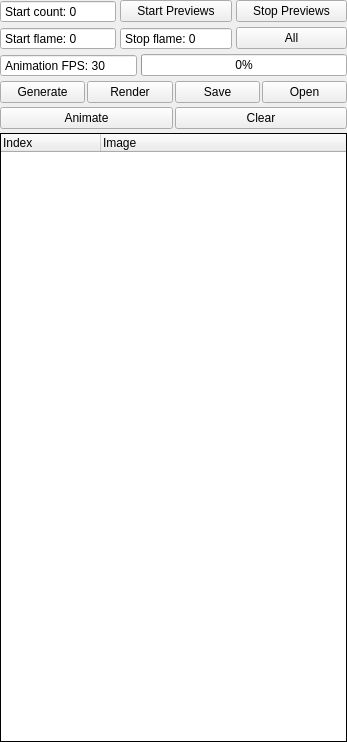
        <widget class="QWidget" name="SequenceScrollAreaWidgetContents">
         <property name="geometry">
          <rect>
           <x>0</x>
           <y>0</y>
           <width>347</width>
           <height>742</height>
          </rect>
         </property>
         <property name="sizePolicy">
          <sizepolicy hsizetype="Expanding" vsizetype="Expanding">
           <horstretch>0</horstretch>
           <verstretch>0</verstretch>
          </sizepolicy>
         </property>
         <layout class="QVBoxLayout" name="verticalLayout_10" stretch="0,0,0,8,0">
          <property name="spacing">
           <number>4</number>
          </property>
          <property name="leftMargin">
           <number>0</number>
          </property>
          <property name="topMargin">
           <number>0</number>
          </property>
          <property name="rightMargin">
           <number>0</number>
          </property>
          <property name="bottomMargin">
           <number>0</number>
          </property>
          <item>
           <layout class="QGridLayout" name="SequenceParamsControlsGridLayout" columnstretch="0,0,0">
            <property name="spacing">
             <number>4</number>
            </property>
            <item row="1" column="0">
             <widget class="QSpinBox" name="SequenceStartFlameSpinBox">
              <property name="sizePolicy">
               <sizepolicy hsizetype="Fixed" vsizetype="Fixed">
                <horstretch>0</horstretch>
                <verstretch>0</verstretch>
               </sizepolicy>
              </property>
              <property name="maximumSize">
               <size>
                <width>125</width>
                <height>16777215</height>
               </size>
              </property>
              <property name="toolTip">
               <string>&lt;html&gt;&lt;head/&gt;&lt;body&gt;&lt;p&gt;The 0-based index of the first flame in the file to start the sequence with&lt;/p&gt;&lt;/body&gt;&lt;/html&gt;</string>
              </property>
              <property name="buttonSymbols">
               <enum>QAbstractSpinBox::NoButtons</enum>
              </property>
              <property name="prefix">
               <string>Start flame: </string>
              </property>
              <property name="maximum">
               <number>999999999</number>
              </property>
              <property name="value">
               <number>0</number>
              </property>
             </widget>
            </item>
            <item row="1" column="2">
             <widget class="QPushButton" name="SequenceAllButton">
              <property name="sizePolicy">
               <sizepolicy hsizetype="Expanding" vsizetype="Fixed">
                <horstretch>0</horstretch>
                <verstretch>0</verstretch>
               </sizepolicy>
              </property>
              <property name="minimumSize">
               <size>
                <width>33</width>
                <height>0</height>
               </size>
              </property>
              <property name="maximumSize">
               <size>
                <width>16777215</width>
                <height>16777215</height>
               </size>
              </property>
              <property name="text">
               <string>All</string>
              </property>
             </widget>
            </item>
            <item row="0" column="0">
             <widget class="QSpinBox" name="SequenceStartCountSpinBox">
              <property name="sizePolicy">
               <sizepolicy hsizetype="Ignored" vsizetype="Fixed">
                <horstretch>0</horstretch>
                <verstretch>0</verstretch>
               </sizepolicy>
              </property>
              <property name="maximumSize">
               <size>
                <width>16777215</width>
                <height>16777215</height>
               </size>
              </property>
              <property name="toolTip">
               <string>&lt;html&gt;&lt;head/&gt;&lt;body&gt;&lt;p&gt;The starting number to use as the name of the first flame in the sequence. This is useful when using an animation program that expects a certain number for the filename.&lt;/p&gt;&lt;/body&gt;&lt;/html&gt;</string>
              </property>
              <property name="frame">
               <bool>true</bool>
              </property>
              <property name="buttonSymbols">
               <enum>QAbstractSpinBox::NoButtons</enum>
              </property>
              <property name="prefix">
               <string>Start count: </string>
              </property>
              <property name="maximum">
               <number>999999999</number>
              </property>
             </widget>
            </item>
            <item row="1" column="1">
             <widget class="QSpinBox" name="SequenceStopFlameSpinBox">
              <property name="sizePolicy">
               <sizepolicy hsizetype="Ignored" vsizetype="Fixed">
                <horstretch>0</horstretch>
                <verstretch>0</verstretch>
               </sizepolicy>
              </property>
              <property name="maximumSize">
               <size>
                <width>16777215</width>
                <height>16777215</height>
               </size>
              </property>
              <property name="toolTip">
               <string>&lt;html&gt;&lt;head/&gt;&lt;body&gt;&lt;p&gt;The 0-based index of the last flame in the file to end the sequence on&lt;/p&gt;&lt;/body&gt;&lt;/html&gt;</string>
              </property>
              <property name="buttonSymbols">
               <enum>QAbstractSpinBox::NoButtons</enum>
              </property>
              <property name="prefix">
               <string>Stop flame: </string>
              </property>
              <property name="maximum">
               <number>999999999</number>
              </property>
             </widget>
            </item>
            <item row="0" column="2">
             <widget class="QPushButton" name="SequenceStopPreviewsButton">
              <property name="sizePolicy">
               <sizepolicy hsizetype="Expanding" vsizetype="Fixed">
                <horstretch>0</horstretch>
                <verstretch>0</verstretch>
               </sizepolicy>
              </property>
              <property name="text">
               <string>Stop Previews</string>
              </property>
             </widget>
            </item>
            <item row="0" column="1">
             <widget class="QPushButton" name="SequenceStartPreviewsButton">
              <property name="sizePolicy">
               <sizepolicy hsizetype="Expanding" vsizetype="Fixed">
                <horstretch>0</horstretch>
                <verstretch>0</verstretch>
               </sizepolicy>
              </property>
              <property name="text">
               <string>Start Previews</string>
              </property>
             </widget>
            </item>
           </layout>
          </item>
          <item>
           <layout class="QGridLayout" name="SequenceFpsGridLayout" columnstretch="4,6">
            <property name="leftMargin">
             <number>0</number>
            </property>
            <property name="topMargin">
             <number>0</number>
            </property>
            <property name="spacing">
             <number>4</number>
            </property>
            <item row="0" column="1">
             <widget class="QProgressBar" name="SequenceProgressBar">
              <property name="value">
               <number>0</number>
              </property>
             </widget>
            </item>
            <item row="0" column="0">
             <widget class="QSpinBox" name="SequenceAnimationFpsSpinBox">
              <property name="sizePolicy">
               <sizepolicy hsizetype="Expanding" vsizetype="Fixed">
                <horstretch>0</horstretch>
                <verstretch>0</verstretch>
               </sizepolicy>
              </property>
              <property name="toolTip">
               <string>&lt;html&gt;&lt;head/&gt;&lt;body&gt;&lt;p&gt;The number of frames per second in the animation.&lt;/p&gt;&lt;/body&gt;&lt;/html&gt;</string>
              </property>
              <property name="buttonSymbols">
               <enum>QAbstractSpinBox::NoButtons</enum>
              </property>
              <property name="suffix">
               <string/>
              </property>
              <property name="prefix">
               <string>Animation FPS: </string>
              </property>
              <property name="minimum">
               <number>10</number>
              </property>
              <property name="maximum">
               <number>240</number>
              </property>
              <property name="value">
               <number>30</number>
              </property>
             </widget>
            </item>
           </layout>
          </item>
          <item>
           <layout class="QHBoxLayout" name="SequenceSaveButtonsHLayout" stretch="0,0,0,0">
            <property name="spacing">
             <number>2</number>
            </property>
            <item>
             <widget class="QPushButton" name="SequenceGenerateButton">
              <property name="toolTip">
               <string>&lt;html&gt;&lt;head/&gt;&lt;body&gt;&lt;p&gt;Generate the sequence from the main library file, using the values specified in the controls.&lt;/p&gt;&lt;p&gt;When sequence generation completes, the thumbnails will begin rendering. Click Stop Previews to abort this process.&lt;/p&gt;&lt;/body&gt;&lt;/html&gt;</string>
              </property>
              <property name="text">
               <string>Generate</string>
              </property>
             </widget>
            </item>
            <item>
             <widget class="QPushButton" name="SequenceRenderButton">
              <property name="toolTip">
               <string>&lt;html&gt;&lt;head/&gt;&lt;body&gt;&lt;p&gt;Send the generated sequence to the Final Render dialog with the Render All and Render as Animation Sequence checkboxes automatically checked&lt;/p&gt;&lt;/body&gt;&lt;/html&gt;</string>
              </property>
              <property name="text">
               <string>Render</string>
              </property>
             </widget>
            </item>
            <item>
             <widget class="QPushButton" name="SequenceSaveButton">
              <property name="toolTip">
               <string>&lt;html&gt;&lt;head/&gt;&lt;body&gt;&lt;p&gt;Save the generated sequence out as a file&lt;/p&gt;&lt;/body&gt;&lt;/html&gt;</string>
              </property>
              <property name="text">
               <string>Save</string>
              </property>
             </widget>
            </item>
            <item>
             <widget class="QPushButton" name="SequenceOpenButton">
              <property name="toolTip">
               <string>&lt;html&gt;&lt;head/&gt;&lt;body&gt;&lt;p&gt;Open an existing sequence file to be loaded into the sequence tree.&lt;/p&gt;&lt;p&gt;More than one file can be selected, although this may not give a visually appealing sequence if the flames used to create them were not contiguous between files.&lt;/p&gt;&lt;/body&gt;&lt;/html&gt;</string>
              </property>
              <property name="text">
               <string>Open</string>
              </property>
             </widget>
            </item>
           </layout>
          </item>
          <item>
           <layout class="QHBoxLayout" name="SequenceAnimateButtonsHLayout" stretch="0,0">
            <property name="spacing">
             <number>2</number>
            </property>
            <item>
             <widget class="QPushButton" name="SequenceAnimateButton">
              <property name="toolTip">
               <string>&lt;html&gt;&lt;head/&gt;&lt;body&gt;&lt;p&gt;Animate the sequence of generated thumbnails.&lt;/p&gt;&lt;/body&gt;&lt;/html&gt;</string>
              </property>
              <property name="text">
               <string>Animate</string>
              </property>
             </widget>
            </item>
            <item>
             <widget class="QPushButton" name="SequenceClearButton">
              <property name="toolTip">
               <string>&lt;html&gt;&lt;head/&gt;&lt;body&gt;&lt;p&gt;Clear the sequence of generated thumbnails.&lt;/p&gt;&lt;/body&gt;&lt;/html&gt;</string>
              </property>
              <property name="text">
               <string>Clear</string>
              </property>
             </widget>
            </item>
           </layout>
          </item>
          <item>
           <widget class="LibraryTreeWidget" name="SequenceTree">
            <property name="sizePolicy">
             <sizepolicy hsizetype="Expanding" vsizetype="MinimumExpanding">
              <horstretch>0</horstretch>
              <verstretch>0</verstretch>
             </sizepolicy>
            </property>
            <property name="baseSize">
             <size>
              <width>0</width>
              <height>0</height>
             </size>
            </property>
            <property name="focusPolicy">
             <enum>Qt::WheelFocus</enum>
            </property>
            <property name="contextMenuPolicy">
             <enum>Qt::DefaultContextMenu</enum>
            </property>
            <property name="acceptDrops">
             <bool>false</bool>
            </property>
            <property name="frameShape">
             <enum>QFrame::Panel</enum>
            </property>
            <property name="frameShadow">
             <enum>QFrame::Plain</enum>
            </property>
            <property name="editTriggers">
             <set>QAbstractItemView::SelectedClicked</set>
            </property>
            <property name="showDropIndicator" stdset="0">
             <bool>true</bool>
            </property>
            <property name="dragEnabled">
             <bool>false</bool>
            </property>
            <property name="dragDropMode">
             <enum>QAbstractItemView::InternalMove</enum>
            </property>
            <property name="defaultDropAction">
             <enum>Qt::MoveAction</enum>
            </property>
            <property name="selectionBehavior">
             <enum>QAbstractItemView::SelectRows</enum>
            </property>
            <property name="indentation">
             <number>10</number>
            </property>
            <property name="sortingEnabled">
             <bool>false</bool>
            </property>
            <attribute name="headerMinimumSectionSize">
             <number>27</number>
            </attribute>
            <column>
             <property name="text">
              <string>Index</string>
             </property>
            </column>
            <column>
             <property name="text">
              <string>Image</string>
             </property>
            </column>
           </widget>
          </item>
         </layout>
        </widget>
